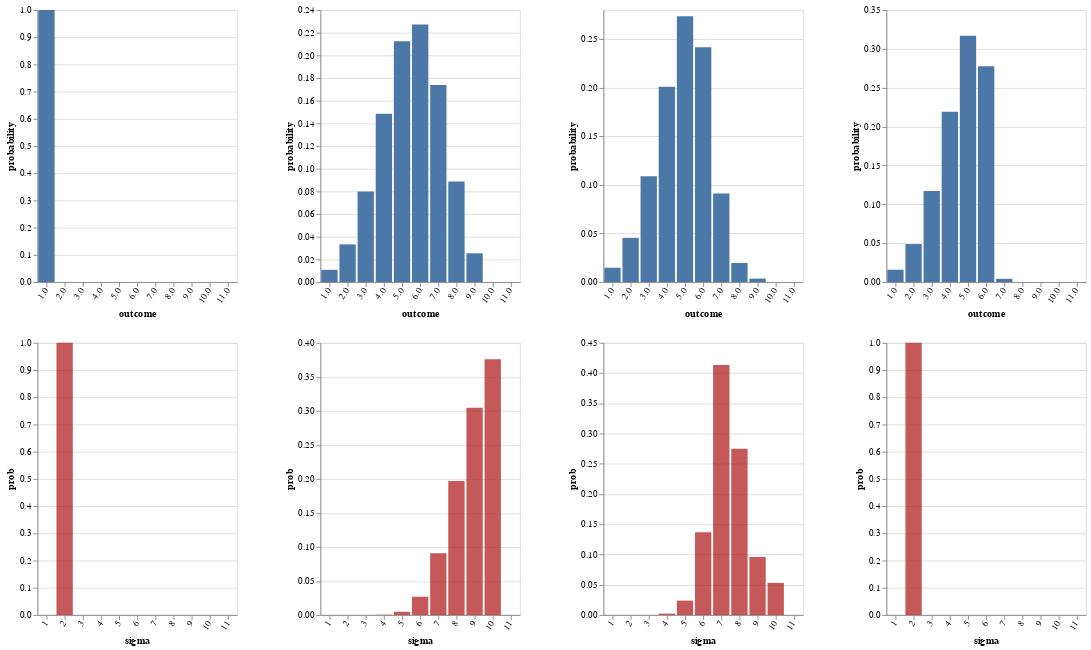

This figure's notebook cell:
### Code cell
writeIORef cacheRef (0, Map.empty)

-- vlShow . sidewaysDists <$> sequence
--   [ titled "Price Prior" . barFromDist <$> enumD worldPrior
--   , titled "Literal Price Posterior" . barFromDist <$> enumD (thresholdPrior >>= fmap fst . literal UExp)
--   ] 

vlShow . sidewaysDists <$> traverse mkGraph
  [ listenerNon infoLGNon cacheRef (0, UTall, 2)
  , thresholdPrior >>= \l -> listenerNon infoLGNon cacheRef (0, UTall, l)
  , listenerNon infoLGNon cacheRef (1, UTall, 2)
  , listenerNon infoLGNon cacheRef (2, UTall, 2)
--   , listenerNon infoLGNon cacheRef (3, UTall, 3)
  ]

### Figure 1 — Vega-Lite specification as saved in the notebook (floating-point values rounded to 4 significant figures)
{"$schema": "https://vega.github.io/schema/vega-lite/v3.json", "hconcat": [{"$schema": "https://vega.github.io/schema/vega-lite/v3.json", "center": true, "vconcat": [{"$schema": "https://vega.github.io/schema/vega-lite/v3.json", "data": {"values": [{"outcome": "1.0", "probability": 1}, {"outcome": "2.0", "probability": 0}, {"outcome": "3.0", "probability": 0}, {"outcome": "4.0", "probability": 0}, {"outcome": "5.0", "probability": 0}, {"outcome": "6.0", "probability": 0}, {"outcome": "7.0", "probability": 0}, {"outcome": "8.0", "probability": 0}, {"outcome": "9.0", "probability": 0}, {"outcome": "10.0", "probability": 0}, {"outcome": "11.0", "probability": 0}]}, "description": "", "encoding": {"x": {"axis": {"labelAngle": -55}, "field": "outcome", "scale": {"rangeStep": 30}, "sort": null, "type": "ordinal"}, "y": {"field": "probability", "type": "quantitative"}}, "mark": "bar"}, {"$schema": "https://vega.github.io/schema/vega-lite/v3.json", "data": {"values": [{"prob": 1, "sigma": "2"}]}, "description": "", "encoding": {"x": {"axis": {"labelAngle": -55}, "field": "sigma", "scale": {"domain": ["1", "2", "3", "4", "5", "6", "7", "8", "9", "10", "11"], "rangeStep": 30}, "sort": null, "type": "ordinal"}, "y": {"field": "prob", "type": "quantitative"}}, "mark": {"color": "firebrick", "opacity": 0.75, "type": "bar"}}]}, {"$schema": "https://vega.github.io/schema/vega-lite/v3.json", "center": true, "vconcat": [{"$schema": "https://vega.github.io/schema/vega-lite/v3.json", "data": {"values": [{"outcome": "1.0", "probability": 0.0108}, {"outcome": "2.0", "probability": 0.03327}, {"outcome": "3.0", "probability": 0.07979}, {"outcome": "4.0", "probability": 0.1485}, {"outcome": "5.0", "probability": 0.2124}, {"outcome": "6.0", "probability": 0.2273}, {"outcome": "7.0", "probability": 0.1738}, {"outcome": "8.0", "probability": 0.08865}, {"outcome": "9.0", "probability": 0.02538}, {"outcome": "10.0", "probability": 0}, {"outcome": "11.0", "probability": 0}]}, "description": "", "encoding": {"x": {"axis": {"labelAngle": -55}, "field": "outcome", "scale": {"rangeStep": 30}, "sort": null, "type": "ordinal"}, "y": {"field": "probability", "type": "quantitative"}}, "mark": "bar"}, {"$schema": "https://vega.github.io/schema/vega-lite/v3.json", "data": {"values": [{"prob": 2.87e-07, "sigma": "2"}, {"prob": 1.95e-05, "sigma": "3"}, {"prob": 0.000433, "sigma": "4"}, {"prob": 0.004634, "sigma": "5"}, {"prob": 0.02679, "sigma": "6"}, {"prob": 0.09072, "sigma": "7"}, {"prob": 0.197, "sigma": "8"}, {"prob": 0.3047, "sigma": "9"}, {"prob": 0.3758, "sigma": "10"}]}, "description": "", "encoding": {"x": {"axis": {"labelAngle": -55}, "field": "sigma", "scale": {"domain": ["1", "2", "3", "4", "5", "6", "7", "8", "9", "10", "11"], "rangeStep": 30}, "sort": null, "type": "ordinal"}, "y": {"field": "prob", "type": "quantitative"}}, "mark": {"color": "firebrick", "opacity": 0.75, "type": "bar"}}]}, {"$schema": "https://vega.github.io/schema/vega-lite/v3.json", "center": true, "vconcat": [{"$schema": "https://vega.github.io/schema/vega-lite/v3.json", "data": {"values": [{"outcome": "1.0", "probability": 0.01478}, {"outcome": "2.0", "probability": 0.04552}, {"outcome": "3.0", "probability": 0.109}, {"outcome": "4.0", "probability": 0.201}, {"outcome": "5.0", "probability": 0.2737}, {"outcome": "6.0", "probability": 0.2416}, {"outcome": "7.0", "probability": 0.09124}, {"outcome": "8.0", "probability": 0.01967}, {"outcome": "9.0", "probability": 0.00358}, {"outcome": "10.0", "probability": 0}, {"outcome": "11.0", "probability": 0}]}, "description": "", "encoding": {"x": {"axis": {"labelAngle": -55}, "field": "outcome", "scale": {"rangeStep": 30}, "sort": null, "type": "ordinal"}, "y": {"field": "probability", "type": "quantitative"}}, "mark": "bar"}, {"$schema": "https://vega.github.io/schema/vega-lite/v3.json", "data": {"values": [{"prob": 1.465e-06, "sigma": "2"}, {"prob": 9.949e-05, "sigma": "3"}, {"prob": 0.00221, "sigma": "4"}, {"prob": 0.02365, "sigma": "5"}, {"prob": 0.1366, "sigma": "6"}, {"prob": 0.4135, "sigma": "7"}, {"prob": 0.275, "sigma": "8"}, {"prob": 0.09596, "sigma": "9"}, {"prob": 0.053, "sigma": "10"}]}, "description": "", "encoding": {"x": {"axis": {"labelAngle": -55}, "field": "sigma", "scale": {"domain": ["1", "2", "3", "4", "5", "6", "7", "8", "9", "10", "11"], "rangeStep": 30}, "sort": null, "type": "ordinal"}, "y": {"field": "prob", "type": "quantitative"}}, "mark": {"color": "firebrick", "opacity": 0.75, "type": "bar"}}]}, {"$schema": "https://vega.github.io/schema/vega-lite/v3.json", "center": true, "vconcat": [{"$schema": "https://vega.github.io/schema/vega-lite/v3.json", "data": {"values": [{"outcome": "1.0", "probability": 0.01587}, {"outcome": "2.0", "probability": 0.04889}, {"outcome": "3.0", "probability": 0.1173}, {"outcome": "4.0", "probability": 0.2191}, {"outcome": "5.0", "probability": 0.3169}, {"outcome": "6.0", "probability": 0.2778}, {"outcome": "7.0", "probability": 0.004156}, {"outcome": "8.0", "probability": 1.189e-05}, {"outcome": "9.0", "probability": 6.317e-08}, {"outcome": "10.0", "probability": 0}, {"outcome": "11.0", "probability": 0}]}, "description": "", "encoding": {"x": {"axis": {"labelAngle": -55}, "field": "outcome", "scale": {"rangeStep": 30}, "sort": null, "type": "ordinal"}, "y": {"field": "probability", "type": "quantitative"}}, "mark": "bar"}, {"$schema": "https://vega.github.io/schema/vega-lite/v3.json", "data": {"values": [{"prob": 1, "sigma": "2"}]}, "description": "", "encoding": {"x": {"axis": {"labelAngle": -55}, "field": "sigma", "scale": {"domain": ["1", "2", "3", "4", "5", "6", "7", "8", "9", "10", "11"], "rangeStep": 30}, "sort": null, "type": "ordinal"}, "y": {"field": "prob", "type": "quantitative"}}, "mark": {"color": "firebrick", "opacity": 0.75, "type": "bar"}}]}], "spacing": 50}
